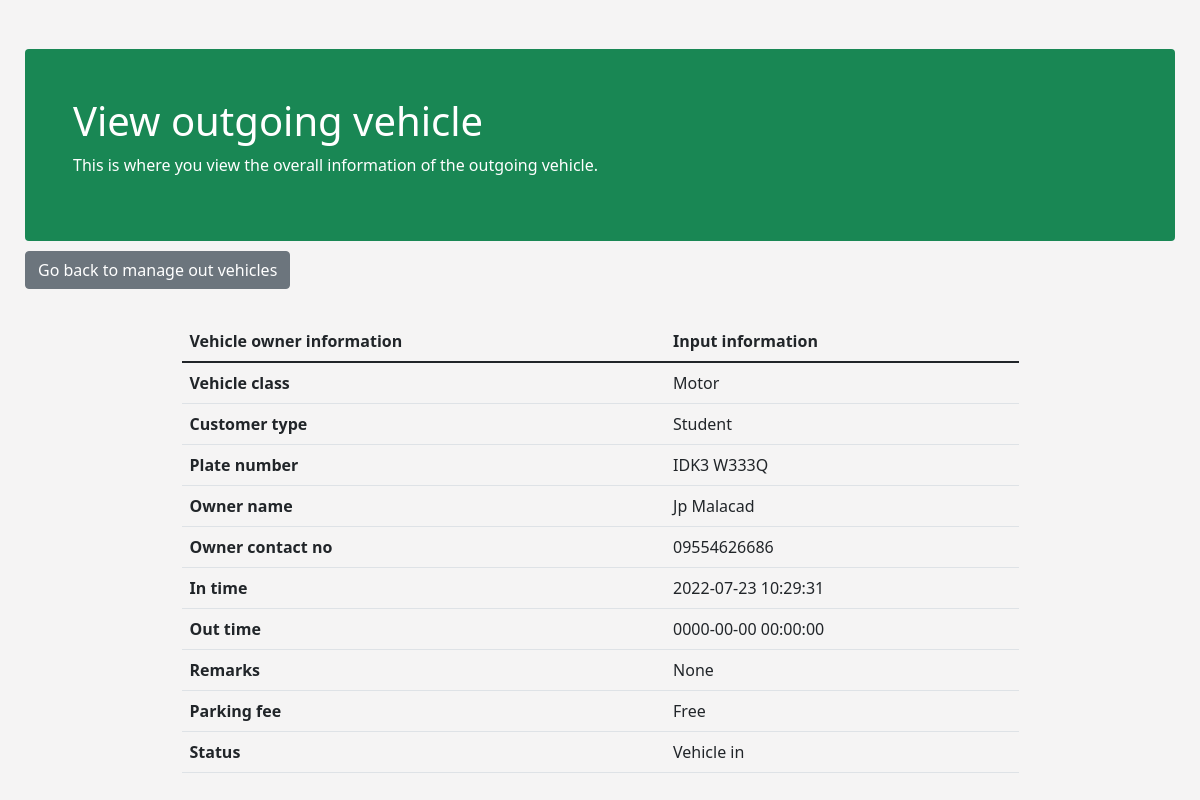
The page /viewSearchVehicle.php?cstmr_id=323 on the database its author committed.
### tables this page shows
CREATE TABLE `add_vehicle` (
  `id` int(11) NOT NULL,
  `mmbrshp_id` varchar(255) NOT NULL,
  `identification` varchar(2048) NOT NULL,
  `vhcl_type` varchar(255) NOT NULL,
  `cstmr_type` varchar(255) NOT NULL,
  `plate_no` varchar(255) NOT NULL,
  `ownr_name` varchar(255) NOT NULL,
  `email` varchar(255) NOT NULL,
  `cntct_no` varchar(255) NOT NULL,
  `time_in` datetime NOT NULL,
  `out_time` datetime NOT NULL,
  `remarks` varchar(500) NOT NULL,
  `cstmr_stts` longtext NOT NULL,
  `booking_stts` longtext NOT NULL,
  `prkng_fee` varchar(255) NOT NULL,
  `bkng_time` time NOT NULL,
  `bkng_dt` date DEFAULT NULL,
  `qrcode` varchar(2048) NOT NULL,
  `getIn` time NOT NULL,
  `getOut` time NOT NULL,
  `hospitalID` varchar(2048) NOT NULL
);

### viewSearchVehicle.php (the view, shortened to what this page needs)
<?php
require_once './db/pdo.php';
$statement = $pdo->prepare("SELECT * FROM add_vehicle WHERE id = :id");
$statement->execute(array(
  ':id' => $_GET['cstmr_id']
));
$search = $statement->fetch(PDO::FETCH_ASSOC);
$vhcl_cat = htmlentities($search['vhcl_type']);
$cstmr_type = htmlentities($search['cstmr_type']);
$plt_no = htmlentities($search['plate_no']);
$ownr_nm = htmlentities($search['ownr_name']);
$cntc_no = htmlentities($search['cntct_no']);
$time_in = htmlentities($search['time_in']);
$out_time = htmlentities($search['out_time']);
$remarks = htmlentities($search['remarks']);
$prkng_fee = htmlentities($search['prkng_fee']);
$stts = htmlentities($search['cstmr_stts']);
?>
<!DOCTYPE html>
<html lang="en">
<head>
  <link rel="stylesheet" href="https://use.fontawesome.com/releases/v5.15.4/css/all.css">
  <link href="https://cdn.jsdelivr.net/npm/bootstrap@5.1.3/dist/css/bootstrap.min.css" rel="stylesheet">
  <link rel="stylesheet" href="./public/styles.css">
</head>
<body>
  <div class="jumbutron-section">
    <div class="mt-4 p-5 bg-success text-white rounded">
      <h1>View outgoing vehicle</h1>
      <p>This is where you view the overall information of the outgoing vehicle.</p>
    </div>
  </div>
  <div class="goback">
    <a href="./searchVehicle.php" class="btn btn-secondary">Go back to manage out vehicles</a>
  </div>
  <div class="container">
    <div class="viewVehicle">
      <table class="table table-hover">
        <thead>
          <tr>
            <th scope="col" class="align-items-center">Vehicle owner information</th>
            <th scope="col">Input information</th>
          </tr>
        </thead>
        <tbody>
          <tr>
            <td><b>Vehicle class</b></td>
            <td><?= $vhcl_cat ?></td>
          </tr>
          <tr>
            <td><b>Customer type</b> </td>
            <td><?= $cstmr_type ?></td>
          </tr>
          <tr>
            <td><b>Plate number</b> </td>
            <td>
              <?php
                if($plt_no == ""){
                  echo 'None';
                }else{
                  echo $plt_no;
                }
              ?>
            </td>
          </tr>
          <tr>
            <td><b>Owner name</b> </td>
            <td><?= $ownr_nm ?></td>
          </tr>
          <tr>
            <td><b>Owner contact no</b> </td>
            <td><?= $cntc_no ?></td>
          </tr>
          <tr>
            <td><b>In time</b> </td>
            <td><?= $time_in ?></td>
          </tr>
          <tr>
            <td><b>Out time</b> </td>
            <td><?= $out_time ?></td>
          </tr>
          <tr>
            <td><b>Remarks</b> </td>
            <td>
              <?php
                if($remarks == ""){
                  echo 'None';
                } else{
                  echo $remarks;
                }
              ?>
            </td>
          </tr>
          <tr>
            <td><b>Parking fee</b> </td>
            <td>
              <?php
                if($prkng_fee == ""){
                  echo 'Free';
                }else{
                  echo $prkng_fee;
                }
              ?>
            </td>
          </tr>
          <tr>
            <td><b>Status</b> </td>
            <td>
              <?php
                if($stts == "In"){
                echo "Vehicle in";
                }
              ?>
            </td>
          </tr>
        </tbody>
      </table>
    </div>
  </div>
</body>
</html>

### public/styles.css (style rules this page uses)
:root { --body-bg: rgb(204, 204, 204); --white: #ffff; --darkWhite: #ccc; --black: #0000; --dark: #615c60; --themeColor: #22b8d1; --pageShadow: 0 0 0 .5cm rgba(0, 0, 0, 0.5); }
body { padding: 10px; margin: 15px; background-color: rgb(245, 244, 244); }
.container .table { margin-top: 2rem; }
.table { width: 75%; margin: 20px auto; }
.goback { margin-top: 10px; }

### rows shown on the page
add_vehicle: vhcl_type "Motor", cstmr_type "Student", plate_no "IDK3 W333Q", ownr_name "Jp Malacad", cntct_no "09554626686", time_in "2022-07-23 10:29:31", out_time "0000-00-00 00:00:00"
